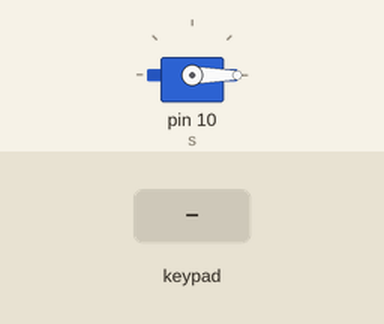
The sketch below on a simulated Arduino Uno, built with avr-gcc and run on an emulated ATmega328P. Parts: servo. The test bench sets the inputs (shaded band).

Above: at 1.2 s.
1.3 s: keypad keys 1 2 3 4 # pressed 0.4 s apart
At 4.0 s:
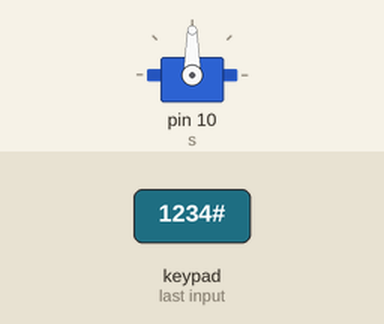
Timing chart, 0 to 5.5 s (numbered marks = the images above; inputs shaded):
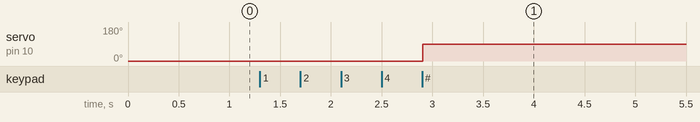

The sketch:

Projeto_057_Fechadura_com_Keypad_e_Servo.ino
```cpp
// Projeto 057 - Fechadura com Keypad e Servo
// Arduino Uno | Arduino Neon Lab

#include <Keypad.h>

 #include <Servo.h>
 Servo s; String senha="1234", digitada="";
 const byte L=4,C=4; char teclas[L][C]={{'1','2','3','A'},{'4','5','6','B'},{'7','8','9',
 'C'},{'*','0','#','D'}};
 byte linhas[L]={9,8,7,6}, colunas[C]={5,4,3,2}; Keypad kp=Keypad(makeKeymap(teclas),
 linhas,colunas,L,C);
 void setup(){ s.attach(10); s.write(0); }
 void loop(){ char k=kp.getKey(); if(k){ if(k=='#'){ if(digitada==senha) s.write(90);
 digitada=""; } else digitada += k; } }
```

Measured:
- after the input at 1.3 s, servo on pin 10 (s): 0° → 90° after 1.6 s
